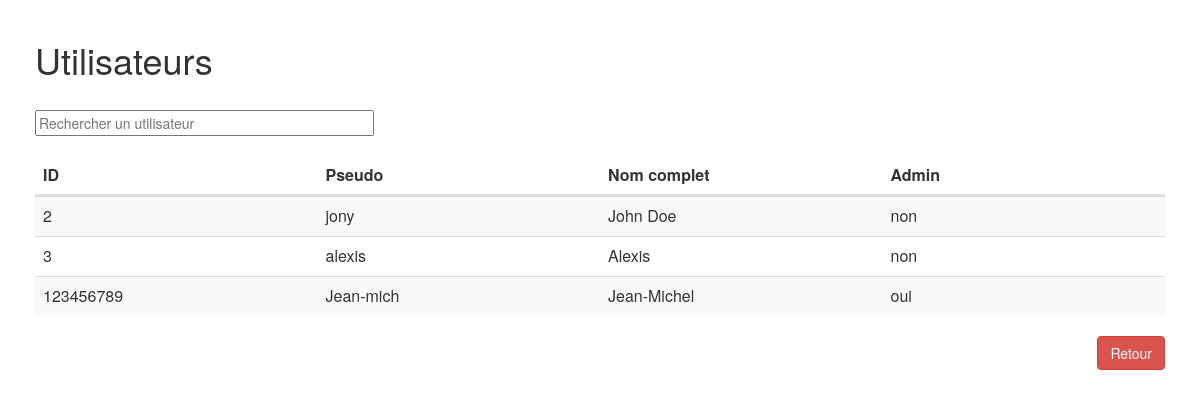
The page /Vue/administration/utilisateurs.php on the database its author committed.
### tables this page shows
CREATE TABLE IF NOT EXISTS `user` (
  `User_Id` int(11) NOT NULL,
  `Username` varchar(20) NOT NULL,
  `Password` varchar(32) NOT NULL,
  `FullName` varchar(50) NOT NULL,
  `IsAdmin` tinyint(1) NOT NULL,
  PRIMARY KEY (`User_Id`)
);

### Modele/Admin/admin.php (the view, shortened to what this page needs)
<?php
    function getUser($db){
      $reponse = $db->query('SELECT * FROM user');
      return $reponse;
    }
    function genTableUser()
    {
      require("Modele/connexion.php");
      $Users = getUser($db)->fetchAll();
      for ($i = 0; $i<count($Users); $i++) {
        $ID = $Users[$i]['User_Id'];
        $username = $Users[$i]['Username'];
        $fullName = $Users[$i]['FullName'];
        if($Users[$i]['IsAdmin']==1)
        {
          $admin = 'oui';
        }
        else {
          $admin = 'non';
        }
        echo (' <tr>
           <td>'.$ID.'</td>
           <td>'.$username.'</td>
           <td>'.$fullName.'</td>
           <td>'.$admin.'</td>
           </tr>');
      }
    }
?>

### Vue/administration/utilisateurs.php (style rules this page uses)
thead, tbody, tr, td, th { display: block; }
tr:after { content: ' '; display: block; visibility: hidden; clear: both; }
tbody td, thead th { width:25%; float: left; }
body { padding: 20px; }

### rows shown on the page
user: User_Id "2", Username "jony", FullName "John Doe", IsAdmin "non"
user: User_Id "3", Username "alexis", FullName "Alexis", IsAdmin "non"
user: User_Id "123456789", Username "Jean-mich", FullName "Jean-Michel", IsAdmin "oui"
